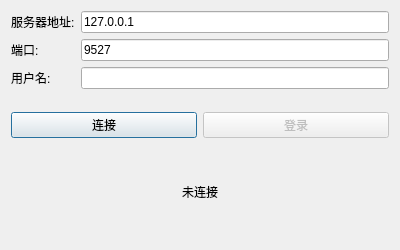
<?xml version="1.0" encoding="UTF-8"?>
<ui version="4.0">
 <class>LoginDialog</class>
 <widget class="QDialog" name="LoginDialog">
  <property name="geometry">
   <rect>
    <x>0</x>
    <y>0</y>
    <width>400</width>
    <height>250</height>
   </rect>
  </property>
  <property name="windowTitle">
   <string>登录</string>
  </property>
  <layout class="QVBoxLayout" name="verticalLayout">
   <item>
    <layout class="QFormLayout" name="formLayout">
     <item row="0" column="0">
      <widget class="QLabel" name="label_server">
       <property name="text">
        <string>服务器地址:</string>
       </property>
      </widget>
     </item>
     <item row="0" column="1">
      <widget class="QLineEdit" name="serverEdit">
       <property name="text">
        <string>127.0.0.1</string>
       </property>
      </widget>
     </item>
     <item row="1" column="0">
      <widget class="QLabel" name="label_port">
       <property name="text">
        <string>端口:</string>
       </property>
      </widget>
     </item>
     <item row="1" column="1">
      <widget class="QLineEdit" name="portEdit">
       <property name="text">
        <string>9527</string>
       </property>
      </widget>
     </item>
     <item row="2" column="0">
      <widget class="QLabel" name="label_username">
       <property name="text">
        <string>用户名:</string>
       </property>
      </widget>
     </item>
     <item row="2" column="1">
      <widget class="QLineEdit" name="usernameEdit"/>
     </item>
    </layout>
   </item>
   <item>
    <layout class="QHBoxLayout" name="horizontalLayout">
     <item>
      <widget class="QPushButton" name="connectButton">
       <property name="text">
        <string>连接</string>
       </property>
      </widget>
     </item>
     <item>
      <widget class="QPushButton" name="loginButton">
       <property name="text">
        <string>登录</string>
       </property>
       <property name="enabled">
        <bool>false</bool>
       </property>
      </widget>
     </item>
    </layout>
   </item>
   <item>
    <widget class="QLabel" name="statusLabel">
     <property name="text">
      <string>未连接</string>
     </property>
     <property name="alignment">
      <set>Qt::AlignCenter</set>
     </property>
    </widget>
   </item>
  </layout>
 </widget>
 <resources/>
 <connections/>
</ui>
